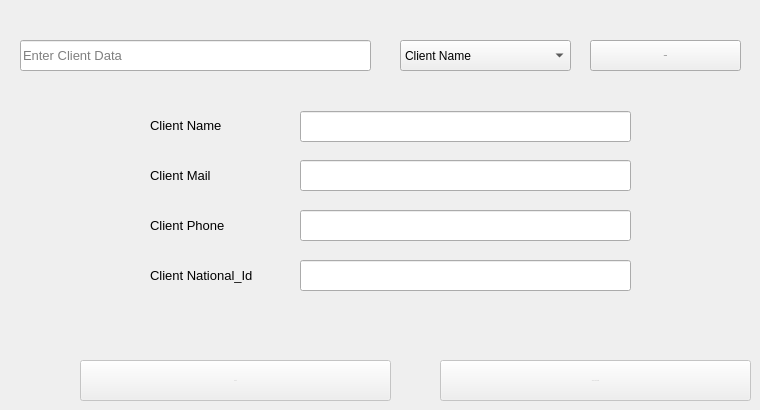
      <widget class="QWidget" name="tab_13">
       <attribute name="title">
        <string>Edit Or Delete Client</string>
       </attribute>
       <widget class="QLineEdit" name="lineEdit_15">
        <property name="geometry">
         <rect>
          <x>300</x>
          <y>111</y>
          <width>331</width>
          <height>31</height>
         </rect>
        </property>
       </widget>
       <widget class="QLabel" name="label_19">
        <property name="geometry">
         <rect>
          <x>150</x>
          <y>260</y>
          <width>141</width>
          <height>31</height>
         </rect>
        </property>
        <property name="font">
         <font>
          <pointsize>10</pointsize>
         </font>
        </property>
        <property name="text">
         <string>Client National_Id</string>
        </property>
       </widget>
       <widget class="QLineEdit" name="lineEdit_16">
        <property name="geometry">
         <rect>
          <x>300</x>
          <y>160</y>
          <width>331</width>
          <height>31</height>
         </rect>
        </property>
       </widget>
       <widget class="QLineEdit" name="lineEdit_17">
        <property name="geometry">
         <rect>
          <x>300</x>
          <y>210</y>
          <width>331</width>
          <height>31</height>
         </rect>
        </property>
       </widget>
       <widget class="QLabel" name="label_20">
        <property name="geometry">
         <rect>
          <x>150</x>
          <y>110</y>
          <width>91</width>
          <height>31</height>
         </rect>
        </property>
        <property name="font">
         <font>
          <pointsize>10</pointsize>
         </font>
        </property>
        <property name="text">
         <string>Client Name</string>
        </property>
       </widget>
       <widget class="QLineEdit" name="lineEdit_18">
        <property name="geometry">
         <rect>
          <x>300</x>
          <y>260</y>
          <width>331</width>
          <height>31</height>
         </rect>
        </property>
       </widget>
       <widget class="QPushButton" name="pushButton_16">
        <property name="enabled">
         <bool>false</bool>
        </property>
        <property name="geometry">
         <rect>
          <x>440</x>
          <y>360</y>
          <width>311</width>
          <height>41</height>
         </rect>
        </property>
        <property name="font">
         <font>
          <pointsize>-1</pointsize>
         </font>
        </property>
        <property name="text">
         <string>Save Client Data</string>
        </property>
       </widget>
       <widget class="QLabel" name="label_21">
        <property name="geometry">
         <rect>
          <x>150</x>
          <y>160</y>
          <width>81</width>
          <height>31</height>
         </rect>
        </property>
        <property name="font">
         <font>
          <pointsize>10</pointsize>
         </font>
        </property>
        <property name="text">
         <string>Client Mail</string>
        </property>
       </widget>
       <widget class="QLabel" name="label_22">
        <property name="geometry">
         <rect>
          <x>150</x>
          <y>210</y>
          <width>101</width>
          <height>31</height>
         </rect>
        </property>
        <property name="font">
         <font>
          <pointsize>10</pointsize>
         </font>
        </property>
        <property name="text">
         <string>Client Phone</string>
        </property>
       </widget>
       <widget class="QPushButton" name="pushButton_17">
        <property name="geometry">
         <rect>
          <x>590</x>
          <y>40</y>
          <width>151</width>
          <height>31</height>
         </rect>
        </property>
        <property name="font">
         <font>
          <pointsize>-1</pointsize>
         </font>
        </property>
        <property name="text">
         <string>Search</string>
        </property>
       </widget>
       <widget class="QLineEdit" name="lineEdit_19">
        <property name="geometry">
         <rect>
          <x>20</x>
          <y>40</y>
          <width>351</width>
          <height>31</height>
         </rect>
        </property>
        <property name="font">
         <font>
          <pointsize>10</pointsize>
         </font>
        </property>
        <property name="placeholderText">
         <string>Enter Client Data</string>
        </property>
       </widget>
       <widget class="QComboBox" name="comboBox_11">
        <property name="geometry">
         <rect>
          <x>400</x>
          <y>40</y>
          <width>171</width>
          <height>31</height>
         </rect>
        </property>
        <property name="font">
         <font>
          <pointsize>9</pointsize>
         </font>
        </property>
        <item>
         <property name="text">
          <string>Client Name</string>
         </property>
        </item>
        <item>
         <property name="text">
          <string>Client Mail</string>
         </property>
        </item>
        <item>
         <property name="text">
          <string>Client Phone</string>
         </property>
        </item>
        <item>
         <property name="text">
          <string>Client National_Id</string>
         </property>
        </item>
       </widget>
       <widget class="QPushButton" name="pushButton_18">
        <property name="enabled">
         <bool>false</bool>
        </property>
        <property name="geometry">
         <rect>
          <x>80</x>
          <y>360</y>
          <width>311</width>
          <height>41</height>
         </rect>
        </property>
        <property name="font">
         <font>
          <pointsize>-1</pointsize>
         </font>
        </property>
        <property name="text">
         <string>Delete</string>
        </property>
       </widget>
      </widget>
